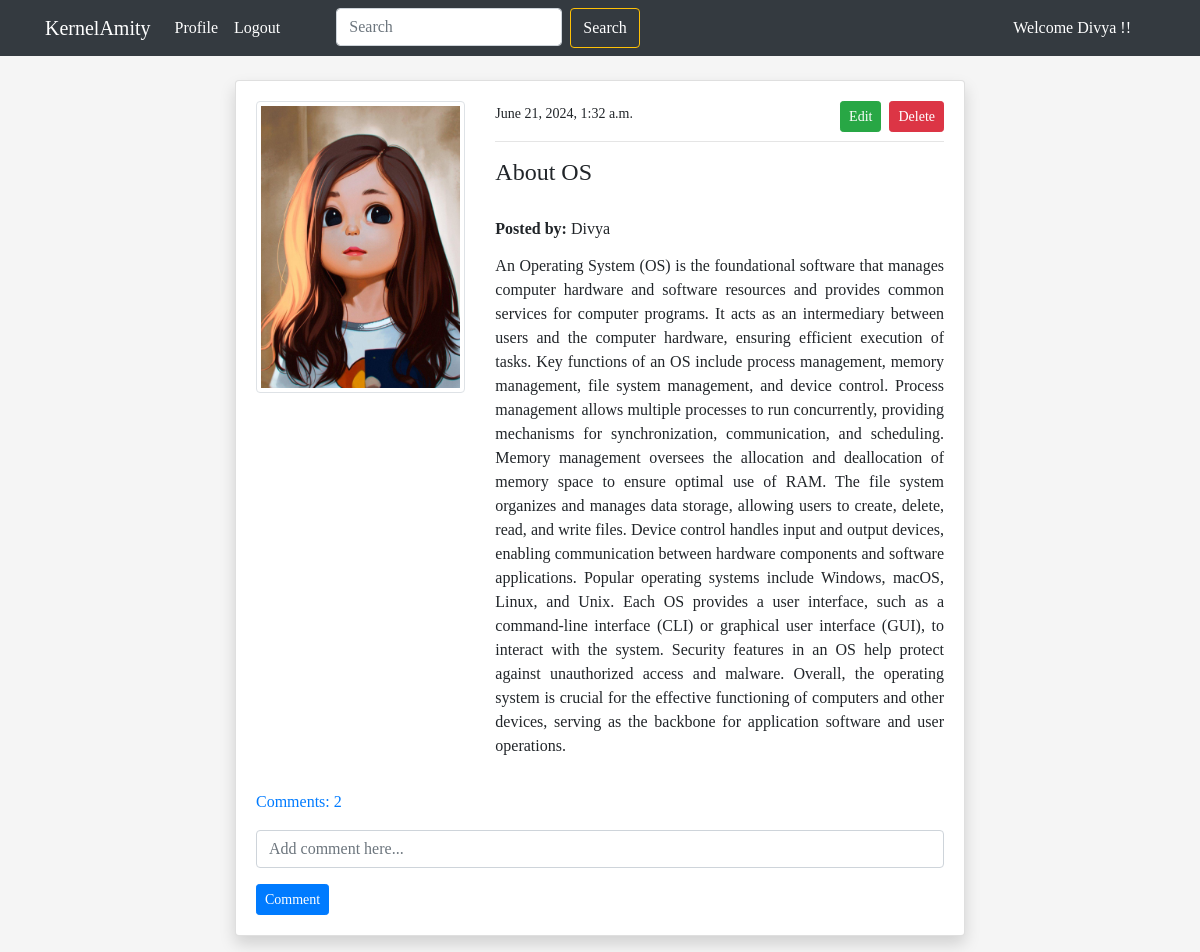
The page /post_detail/6/ (signed in) on the database its author committed.
### blog/models.py (models this page shows, shortened)
class PostModel(models.Model):
    title = models.CharField(max_length=100)
    content = models.TextField()
    author = models.ForeignKey(User, on_delete= models.CASCADE,null=True, blank = True)  # this foreign key represents that whenever the user does not use this application then delet thier posts also automaticlly
    date_created = models.DateTimeField(auto_now_add=True)
    class Meta:
        ordering = ('-date_created',)
    def comments(self):
        return self.comment_set.all()
    def comment_count(self):
        return self.comment_set.all().count()

### users/models.py (models this page shows, shortened)
class ProfileModel(models.Model):
    user = models.OneToOneField(User, on_delete=models.CASCADE)
    image = models.ImageField(default='default.png',upload_to='profile',validators=[FileExtensionValidator(['png','jpg','jpeg'])])

### blog/views.py (the view)
# urls.py: path('post_detail/<int:pk>/', views.post_detail, name='blog-post-detail'),
@login_required
def post_detail(request,pk):
    post = PostModel.objects.get(id=pk)
    if request.method == "POST":
        c_form = CommentForm(request.POST)
        if c_form.is_valid():
            instance = c_form.save(commit = False)
            instance.user = request.user
            instance.post = post
            instance.save()
            return redirect('blog-post-detail', pk = post.id)
    else:
        c_form = CommentForm()
    context = {
        'post':post,
        'c_form': c_form,
    }
    return render(request, 'blog/post_detail.html',context)

### blog/forms.py
class CommentForm(forms.ModelForm):
    content = forms.CharField(
        label='',widget=forms.TextInput(attrs={'placeholder': 'Add comment here...'}))
    class Meta:
        model = Comment
        fields = ('content',)

### templates/blog/post_detail.html (shortened to what this page needs)
{% extends "partials/base.html" %}
{% load crispy_forms_tags %}
{% block content %}
<div class="container">
    <div class="row mt-5 pt-3">
        <div class="col-md-8 offset-md-2">
            <div class="card my-3 shadow">
                <div class="card-body">
                    <div class="row">
                        <div class="col-md-4">
                            <img class="img-thumbnail" src="{{post.author.profilemodel.image.url}}" alt="profile-img">
                        </div>
                        <div class="col-md-8">
                            <small>{{post.date_created}}</small>
                            {% if post.author == request.user %}
                            <span><a class="btn btn-danger float-right btn-sm"
                                    href="{% url 'blog-post-delete' post.id %}">Delete</a></span>
                            <span><a class="btn btn-success mx-2 float-right btn-sm"
                                    href="{% url 'blog-post-edit' post.id %}">Edit</a></span>
                            {% endif %}
                            <hr>
                            <h4>{{post.title}}</h4>
                            <br>
                            <h6> <b>Posted by: </b> {{post.author}}</h6>
                            <p class="text-justify my-3">{{post.content}}</p>
                        </div>
                    </div>
                    <p class="mt-3">
                        <a data-toggle="collapse" href="#collapseExample" role="button" aria-expanded="false"
                            aria-controls="collapseExample">
                            Comments: {{post.comment_count}}
                        </a>
                    </p>
                    <form method = "POST">
                        {{c_form|crispy}}
                        <input class="btn btn-primary btn-sm" type="submit" value="Comment">
                    </form>
                </div>
            </div>
        </div>
    </div>
</div>
{% endblock content %}

### templates/partials/nav.html (shortened to what this page needs)
<nav class="navbar navbar-expand-lg navbar-dark bg-dark fixed-top">
  <div class="container">
    {% if request.user.is_authenticated %}
    <a class="navbar-brand text-white" href="{% url 'blog-index' %}">KernelAmity</a>
    <div class="collapse navbar-collapse" id="navbarSupportedContent">
      <ul class="navbar-nav mr-auto">
        <li class="nav-item active">
          <a class="nav-link text-white" href="{% url 'users-profile' %}">Profile</a>
        </li>
        <li class="nav-item">
          <a class="nav-link text-white" href="{% url 'users-logout' %}">Logout</a>
        </li>
        <form class="d-flex ms-auto mx-5" method="get" action="/search" class="form-inline my-2 my-lg-0">
          <input class="form-control mr-sm-2" type="search" name="query" id="query" placeholder="Search"
            aria-label="Search">
          <button class="btn btn-outline-warning text-white my-2 my-sm-0" type="submit">Search</button>
        </form>
      </ul>
      <ul class="navbar-nav ml-auto">
        <li class="nav-item mx-3">
          <a class="nav-link text-white" href="{% url 'users-profile' %}">Welcome {{request.user}} !!</a>
        </li>
        {% endif %}
    </div>
  </div>
</nav>

### templates/partials/base.html (style rules this page uses)
body { background-color: #f5f5f5; font-family: "Kalam", cursive; font-weight: 400; }

### rows shown on the page
PostModel: author.profilemodel.image (picture), date_created "June 21, 2024, 1:32 a.m.", title "About OS", author "Divya", content "An Operating System (OS) is the foundational software that manages computer hardware and software resources and provides common services for computer programs. It acts as an intermediary between users and the computer hardware, ensuring efficient execution of tasks. Key functions of an OS include process management, memory management, file system management, and device control. Process management allows multiple processes to run concurrently, providing mechanisms for synchronization, communication, and scheduling. Memory management oversees the allocation and deallocation of memory space to ensure optimal use of RAM. The file system organizes and manages data storage, allowing users to…", comment_count "2"

### other values the page prints
{{ request.user }} "Divya"
